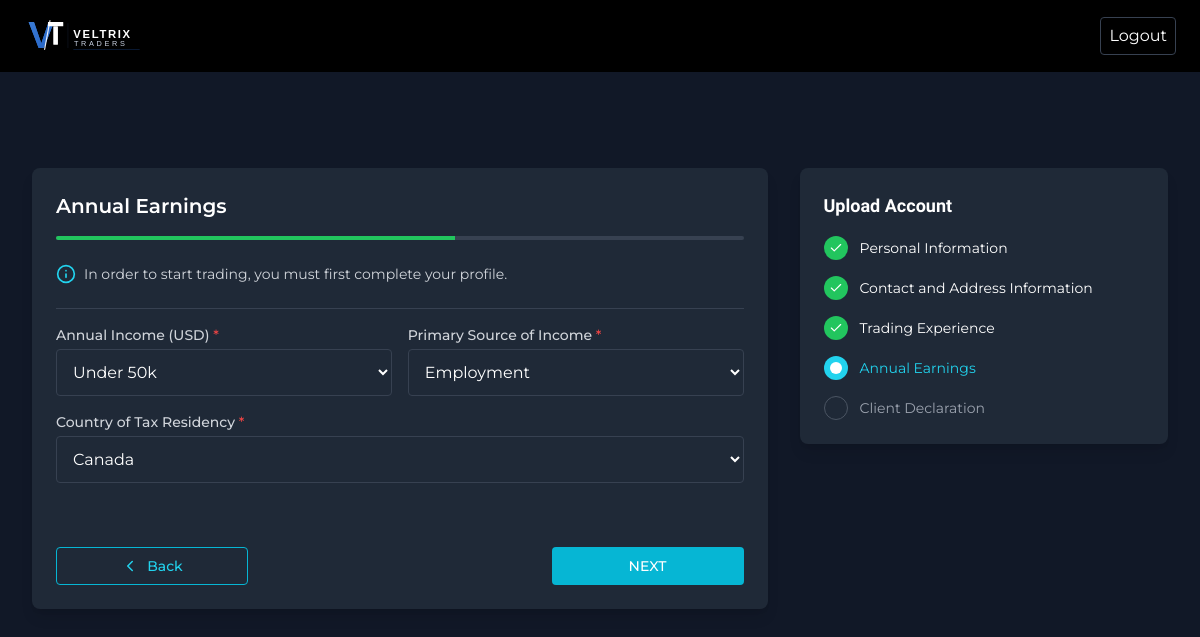
Screenshot of /setup-earnings/ (signed in) with the database file from the repository.
### VeltrixApp/models.py (models this page shows, shortened)
class User(AbstractUser):
    title = models.CharField(max_length=10, blank=True, null=True)
    phone = models.CharField(max_length=20, blank=True, null=True)
    date_of_birth = models.DateField(blank=True, null=True)
    house_no = models.CharField(max_length=50, blank=True, null=True)
    address = models.TextField(blank=True, null=True)
    city = models.CharField(max_length=100, blank=True, null=True)
    province = models.CharField(max_length=100, blank=True, null=True)
    zip_code = models.CharField(max_length=20, blank=True, null=True)
    country = models.CharField(max_length=100, blank=True, null=True)
    profile_image = models.ImageField(upload_to='profiles/', blank=True, null=True)
    referral_code = models.CharField(max_length=20, unique=True, blank=True, null=True)
    referred_by = models.ForeignKey('self', on_delete=models.SET_NULL, blank=True, null=True, related_name='referrals')
    email_verified = models.BooleanField(default=False)
    two_factor_enabled = models.BooleanField(default=False)
    two_factor_secret = models.CharField(max_length=255, blank=True, null=True)
    is_kyc_verified = models.BooleanField(default=False)
    email_otp = models.CharField(max_length=6, blank=True, null=True)
    email_otp_created_at = models.DateTimeField(blank=True, null=True)
    is_email_verified = models.BooleanField(default=False)
    email_deposit = models.BooleanField(default=True)
    email_withdrawal = models.BooleanField(default=True)
    email_trade = models.BooleanField(default=True)
    email_account_update = models.BooleanField(default=True)
    push_deposit = models.BooleanField(default=True)
    push_withdrawal = models.BooleanField(default=True)
    push_trade = models.BooleanField(default=True)
    document_type = models.CharField(max_length=20, blank=True, null=True)
    document_number = models.CharField(max_length=100, blank=True, null=True)
    document_expiry = models.DateField(blank=True, null=True)
    document_front = models.ImageField(upload_to='kyc/', blank=True, null=True)
    document_back = models.ImageField(upload_to='kyc/', blank=True, null=True)
    yrs_experience = models.CharField(max_length=50, blank=True, null=True)
    trading_frequency = models.CharField(max_length=50, blank=True, null=True)
    instrument_traded = models.TextField(blank=True, null=True)
    knowledge_level = models.CharField(max_length=50, blank=True, null=True)
    preferred_market = models.CharField(max_length=100, blank=True, null=True)
    trading_platform = models.CharField(max_length=100, blank=True, null=True)
    annual_income = models.CharField(max_length=50, blank=True, null=True)
    source_of_income = models.CharField(max_length=100, blank=True, null=True)
    tax_residence = models.CharField(max_length=100, blank=True, null=True)
    balance = models.DecimalField(max_digits=20, decimal_places=2, default=0)
    bonus_balance = models.DecimalField(max_digits=20, decimal_places=2, default=0)
    total_deposit = models.DecimalField(max_digits=20, decimal_places=2, default=0)
    total_withdrawal = models.DecimalField(max_digits=20, decimal_places=2, default=0)
    total_commission = models.DecimalField(max_digits=20, decimal_places=2, default=0)
    loyalty_status = models.CharField(max_length=50, default='Bronze')
    loyalty_tier_color = models.CharField(max_length=20, blank=True, null=True)
    loyalty_benefits = models.TextField(blank=True, null=True)
    loyalty_updated_at = models.DateTimeField(auto_now=True)
    last_login_ip = models.GenericIPAddressField(blank=True, null=True)
    created_at = models.DateTimeField(auto_now_add=True)
    updated_at = models.DateTimeField(auto_now=True)

### VeltrixApp/views.py (the view)
# urls.py: path('setup-earnings/', views.setup_earnings, name='setup_earnings'),
@login_required
def setup_earnings(request):
    if request.method == 'POST':
        form = SetupEarningsForm(request.POST, instance=request.user)
        if form.is_valid():
            form.save()
            messages.success(request, 'Earnings information saved!')
            return redirect('setup_declaration')
    else:
        form = SetupEarningsForm(instance=request.user)
    return render(request, 'setup-earnings.html', {'form': form})

### VeltrixApp/forms.py
class SetupEarningsForm(forms.ModelForm):
    class Meta:
        model = User
        fields = ['annual_income', 'source_of_income', 'tax_residence']

### VeltrixApp/templates/setup-earnings.html (shortened to what this page needs)
{% extends "user/includes/setup-header.html" %}
{% load static %}
{% block content %}
<div class="max-w-7xl mx-auto px-4 py-8">
    <form action="{% url 'setup_earnings' %}" method="POST">
        <div class="max-w-7xl mx-auto flex flex-col md:flex-row px-4 py-8 gap-8">
            <div class="w-full md:w-2/3 bg-gray-800 rounded-lg p-6 shadow-lg">
                <div style="opacity: 1; transform: none">
                    <h2 class="text-white text-xl font-semibold mb-2">
                        Annual Earnings
                    </h2>
                </div>
                <div class="w-full bg-gray-700 h-1 mt-4 mb-6 rounded-full overflow-hidden">
                    <div class="h-full bg-green-500 transition-all duration-700 ease-in-out" style="width: 58%"></div>
                </div>
                <div class="flex items-center mb-6 text-cyan-400">
                    <svg xmlns="http://www.w3.org/2000/svg" width="20" height="20" viewBox="0 0 24 24" fill="none" stroke="currentColor" stroke-width="2" stroke-linecap="round" stroke-linejoin="round" class="lucide lucide-info">
                        <circle cx="12" cy="12" r="10"></circle>
                        <path d="M12 16v-4"></path>
                        <path d="M12 8h.01"></path>
                    </svg>
                    <span class="ml-2 text-sm text-gray-300">
                        In order to start trading, you must first complete your profile.
                    </span>
                </div>
                <div class="border-t border-gray-700 py-4">
                    <div style="opacity: 1; transform: none">
                        <div class="mb-4 md:flex md:flex-row md:gap-4">
                            <div class="mb-4 md:mb-0 md:w-1/2">
                                <label class="block text-sm font-medium text-gray-300 mb-1">
                                    Annual Income (USD) <span class="text-red-500">*</span>
                                </label>
                                <div class="relative">
                                    <select name="annual_income" class="w-full p-3 bg-gray-800 text-white border {% if form.annual_income.errors %}border-red-500{% else %}border-gray-700{% endif %} rounded focus:ring-2 focus:ring-blue-500 focus:border-blue-500" required>
                                        <option value="Under 50k" {% if form.annual_income.value == 'Under 50k' %}selected{% endif %}>Under 50k</option>
                                    </select>
                                </div>
                            </div>
                            <div class="md:w-1/2">
                                <label class="block text-sm font-medium text-gray-300 mb-1">
                                    Primary Source of Income <span class="text-red-500">*</span>
                                </label>
                                <div class="relative">
                                    <select name="source_of_income" class="w-full p-3 bg-gray-800 text-white border {% if form.source_of_income.errors %}border-red-500{% else %}border-gray-700{% endif %} rounded focus:ring-2 focus:ring-blue-500 focus:border-blue-500" required>
                                        <option value="Employment" {% if form.source_of_income.value == 'Employment' %}selected{% endif %}>Employment</option>
                                    </select>
                                </div>
                            </div>
                        </div>
                    </div>
                    <div style="opacity: 1; transform: none">
                        <div class="mb-4 md:flex md:flex-row md:gap-4">
                            <div class="w-full">
                                <label class="block text-sm font-medium text-gray-300 mb-1">
                                    Country of Tax Residency <span class="text-red-500">*</span>
                                </label>
                                <div class="relative">
                                    <select name="tax_residence" class="w-full p-3 bg-gray-800 text-white border {% if form.tax_residence.errors %}border-red-500{% else %}border-gray-700{% endif %} rounded focus:ring-2 focus:ring-blue-500 focus:border-blue-500" required>
                                        <option value="Canada" {% if form.tax_residence.value == 'Canada' %}selected{% endif %}>Canada</option>
                                    </select>
                                </div>
                            </div>
                        </div>
                    </div>
                </div>
                <div class="flex justify-between mt-8">
                    <a href="{% url 'setup_experience' %}" class="flex items-center justify-center px-4 py-2 font-medium text-sm bg-transparent border border-cyan-500 text-cyan-400 rounded w-48 hover:bg-cyan-900 hover:bg-opacity-20 transition-colors">
                        <svg xmlns="http://www.w3.org/2000/svg" width="18" height="18" viewBox="0 0 24 24" fill="none" stroke="currentColor" stroke-width="2" stroke-linecap="round" stroke-linejoin="round" class="lucide lucide-chevron-left">
                            <path d="m15 18-6-6 6-6"></path>
                        </svg>
                        <span class="ml-2">Back</span>
                    </a>
                    <button type="submit" class="ml-auto px-4 py-2 font-medium text-sm bg-cyan-500 text-white rounded w-48 transition-all hover:bg-cyan-600">
                        NEXT
                    </button>
                </div>
            </div>
            <div class="w-full md:w-1/3 bg-gray-800 rounded-lg p-6 shadow-lg h-min">
                <h3 class="text-white text-lg font-semibold mb-4">
                    Upload Account
                </h3>
                <ul class="space-y-4">
                    <li class="flex items-center">
                        <div class="w-6 h-6 rounded-full flex items-center justify-center mr-3 bg-green-500">
                            <svg xmlns="http://www.w3.org/2000/svg" width="14" height="14" viewBox="0 0 24 24" fill="none" stroke="currentColor" stroke-width="2" stroke-linecap="round" stroke-linejoin="round" class="lucide lucide-check text-white">
                                <path d="M20 6 9 17l-5-5"></path>
                            </svg>
                        </div>
                        <span class="text-sm text-white">Personal Information</span>
                    </li>
                    <li class="flex items-center">
                        <div class="w-6 h-6 rounded-full flex items-center justify-center mr-3 bg-green-500">
                            <svg xmlns="http://www.w3.org/2000/svg" width="14" height="14" viewBox="0 0 24 24" fill="none" stroke="currentColor" stroke-width="2" stroke-linecap="round" stroke-linejoin="round" class="lucide lucide-check text-white">
                                <path d="M20 6 9 17l-5-5"></path>
                            </svg>
                        </div>
                        <span class="text-sm text-white">Contact and Address Information</span>
                    </li>
                    <li class="flex items-center">
                        <div class="w-6 h-6 rounded-full flex items-center justify-center mr-3 bg-green-500">
                            <svg xmlns="http://www.w3.org/2000/svg" width="14" height="14" viewBox="0 0 24 24" fill="none" stroke="currentColor" stroke-width="2" stroke-linecap="round" stroke-linejoin="round" class="lucide lucide-check text-white">
                                <path d="M20 6 9 17l-5-5"></path>
                            </svg>
                        </div>
                        <span class="text-sm text-white">Trading Experience</span>
                    </li>
                    <li class="flex items-center">
                        <div class="w-6 h-6 rounded-full flex items-center justify-center mr-3 bg-cyan-400">
                            <div class="animate-pulse w-3 h-3 bg-white rounded-full"></div>
                        </div>
                        <span class="text-sm text-cyan-400">Annual Earnings</span>
                    </li>
                    <li class="flex items-center">
                        <div class="w-6 h-6 rounded-full flex items-center justify-center mr-3 border border-gray-600"></div>
                        <span class="text-sm text-gray-400">Client Declaration</span>
                    </li>
                </ul>
            </div>
        </div>
    </form>
</div>
{% endblock %}

### rows the page displays
User: annual_income "Under 50k", source_of_income "Employment", tax_residence "Canada"
